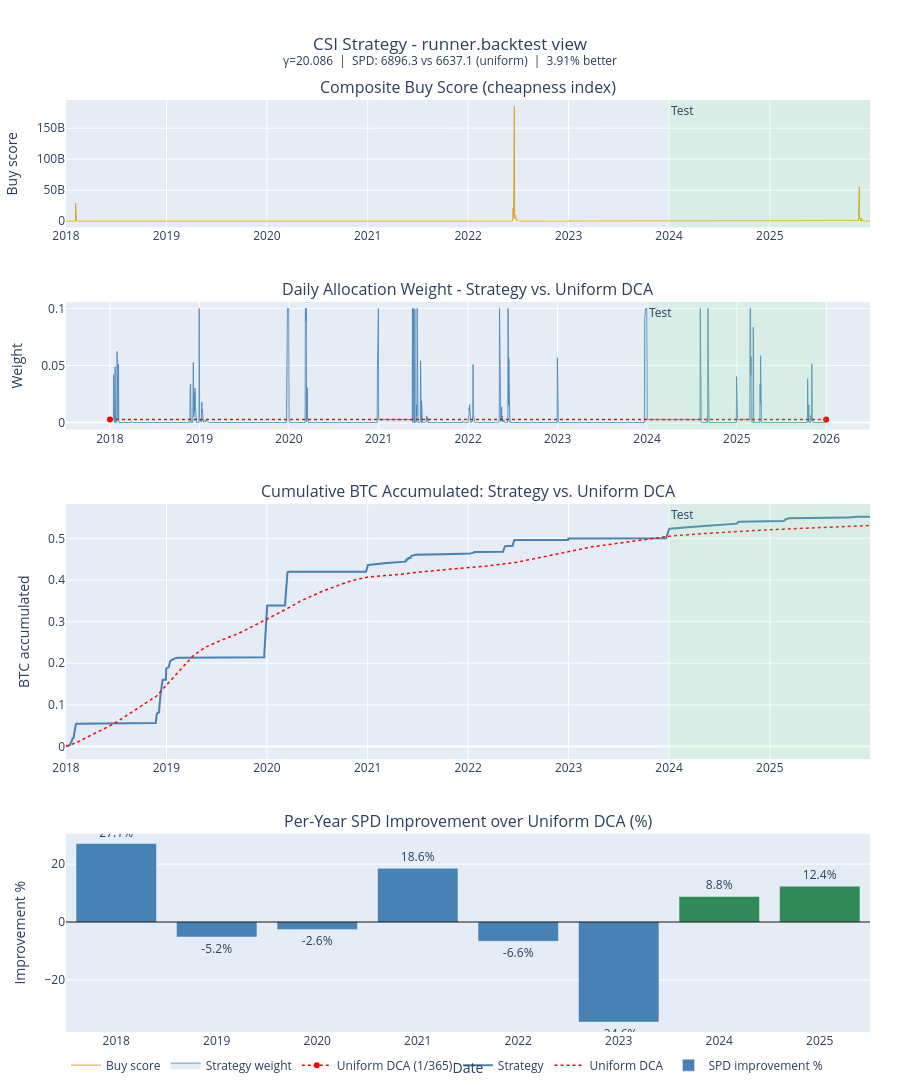

The code cell stored with this chart in its notebook:
### Code cell
from stacksats import UniformStrategy
from src import strategy_utils

csi_yearly      = []
uniform_yearly  = []
uniform_strategy = UniformStrategy()

all_years = sorted(full_eval_df["date"].dt.year.unique())
for year in all_years:
    csi_yr = strategy_utils.export_one_year(csi_strategy, btc_df_pl, year, runner)
    if csi_yr is not None:
        csi_yearly.append(csi_yr)
    uni_yr = strategy_utils.export_one_year(uniform_strategy, btc_df_pl, year, runner)
    if uni_yr is not None:
        uniform_yearly.append(uni_yr)

csi_all     = pl.concat(csi_yearly).rename({"weight": "csi_weight"})
uniform_all = pl.concat(uniform_yearly).rename({"weight": "baseline_weight"})

merged_runner = (
    csi_all.select(["date", "price_usd", "csi_weight"])
    .join(uniform_all.select(["date", "baseline_weight"]), on="date", how="inner")
    .sort("date")
    .with_columns(pl.col("date").cast(pl.Date).dt.year().alias("year"))
)

merged_runner = merged_runner.with_columns([
    (pl.col("csi_weight")      * total_budget_usd).alias("csi_usd"),
    (pl.col("baseline_weight") * total_budget_usd).alias("baseline_usd"),
]).with_columns([
    (pl.col("csi_usd")      / pl.col("price_usd")).alias("btc_accum_csi"),
    (pl.col("baseline_usd") / pl.col("price_usd")).alias("btc_accum_baseline"),
]).with_columns([
    (pl.col("btc_accum_csi")      * 100_000_000).alias("sats_accum_csi"),
    (pl.col("btc_accum_baseline") * 100_000_000).alias("sats_accum_baseline"),
])

# Per-year SPD improvement (Panel 4 equivalent)
spd_by_year = (
    merged_runner
    .group_by("year")
    .agg([
        (pl.col("csi_weight")      / pl.col("price_usd")).sum().alias("spd_csi"),
        (pl.col("baseline_weight") / pl.col("price_usd")).sum().alias("spd_baseline"),
    ])
    .with_columns(((pl.col("spd_csi") / pl.col("spd_baseline") - 1) * 100).alias("improvement_pct"))
    .sort("year")
)

total_dynamic_btc  = merged_runner["btc_accum_csi"].sum()
total_baseline_btc = merged_runner["btc_accum_baseline"].sum()
n_years            = merged_runner["year"].n_unique()
total_spend_usd    = total_budget_usd * n_years

sats_per_dollar_dynamic  = (total_dynamic_btc  / total_spend_usd) * 100_000_000
sats_per_dollar_baseline = (total_baseline_btc / total_spend_usd) * 100_000_000
pct_diff = (total_dynamic_btc - total_baseline_btc) / total_baseline_btc * 100
label    = "better" if pct_diff > 0 else "worse"

print(f"Total BTC, CSI:     {total_dynamic_btc:.6f}  (${total_spend_usd:.0f} deployed)")
print(f"Total BTC, Uniform: {total_baseline_btc:.6f}")
print(f"SPD, CSI:           {sats_per_dollar_dynamic:.2f}")
print(f"SPD, Uniform:       {sats_per_dollar_baseline:.2f}")
print(f"CSI {abs(pct_diff):.2f}% {label} than Uniform")
print(spd_by_year)

# --- Recompute buy scores for Panel 1 (batch, from opt params) ---
runner_scores = compute_scores(full_eval_df, opt_logits, opt_exponent)

plot_pd     = merged_runner.to_pandas()
plot_pd["date"] = pd.to_datetime(plot_pd["date"])
runner_dates    = pd.to_datetime(plot_pd["date"].to_numpy())
runner_weights  = plot_pd["csi_weight"].to_numpy()
runner_prices   = plot_pd["price_usd"].to_numpy()
dca_weight      = 1.0 / WINDOW_SIZE

btc_per_day_strat = runner_weights  * total_budget_usd / runner_prices
btc_per_day_dca   = dca_weight      * total_budget_usd / runner_prices
cum_strat_r = np.cumsum(btc_per_day_strat)
cum_dca_r   = np.cumsum(btc_per_day_dca)

# Bar data from spd_by_year
spd_pd      = spd_by_year.to_pandas().sort_values("year")
bar_labels_r = [str(y) for y in spd_pd["year"]]
bar_colors_r = ["steelblue" if y <= 2023 else "seagreen" for y in spd_pd["year"]]

fig2 = make_subplots(
    rows=4, cols=1,
    subplot_titles=[
        "Composite Buy Score (cheapness index)",
        "Daily Allocation Weight - Strategy vs. Uniform DCA",
        "Cumulative BTC Accumulated: Strategy vs. Uniform DCA",
        "Per-Year SPD Improvement over Uniform DCA (%)",
    ],
    vertical_spacing=0.08,
    row_heights=[0.18, 0.18, 0.36, 0.28],
)

fig2.add_trace(go.Scatter(x=runner_dates, y=runner_scores,
    name="Buy score", line=dict(color="goldenrod", width=1)), row=1, col=1)

fig2.add_trace(go.Scatter(x=runner_dates, y=runner_weights,
    name="Strategy weight", line=dict(color="steelblue", width=0.8),
    fill="tozeroy", fillcolor="rgba(70,130,180,0.15)"), row=2, col=1)
fig2.add_trace(go.Scatter(
    x=[runner_dates.min(), runner_dates.max()], y=[dca_weight, dca_weight],
    name=f"Uniform DCA (1/365)", line=dict(color="red", dash="dot", width=1.5)), row=2, col=1)

fig2.add_trace(go.Scatter(x=runner_dates, y=cum_strat_r,
    name="Strategy", line=dict(color="steelblue", width=2)), row=3, col=1)
fig2.add_trace(go.Scatter(x=runner_dates, y=cum_dca_r,
    name="Uniform DCA", line=dict(color="red", dash="dot", width=1.5)), row=3, col=1)

for row_i in [1, 2, 3]:
    fig2.add_vrect(x0=TEST_START, x1=str(runner_dates.max().date()),
        fillcolor="lightgreen", opacity=0.15, line_width=0,
        annotation_text="Test", annotation_position="top left", row=row_i, col=1)

fig2.add_trace(go.Bar(
    x=bar_labels_r, y=spd_pd["improvement_pct"],
    marker_color=bar_colors_r,
    text=[f"{v:.1f}%" for v in spd_pd["improvement_pct"]],
    textposition="outside", name="SPD improvement %"), row=4, col=1)
fig2.add_hline(y=0, line_color="black", line_width=1, row=4, col=1)

fig2.update_layout(
    title=dict(text=(
        f"CSI Strategy - runner.backtest view<br>"
        f"<sup>γ={opt_exponent:.3f}  |  "
        f"SPD: {sats_per_dollar_dynamic:.1f} vs {sats_per_dollar_baseline:.1f} (uniform)  |  "
        f"{abs(pct_diff):.2f}% {label}</sup>"
    ), x=0.5),
    height=1700,
    legend=dict(orientation="h", y=-0.02),
    margin=dict(l=60, r=30, t=100, b=60),
)
fig2.update_yaxes(title_text="Buy score",        row=1, col=1)
fig2.update_yaxes(title_text="Weight",           row=2, col=1)
fig2.update_yaxes(title_text="BTC accumulated",  row=3, col=1)
fig2.update_yaxes(title_text="Improvement %",    row=4, col=1)
fig2.update_xaxes(title_text="Date",             row=4, col=1)
fig2.show()

### Figure 1 — Plotly figure (JSON) as saved in the notebook; plotly's stock layout.template omitted (floating-point values rounded to 4 significant figures; data arrays with more than 128 entries replaced by an {"elided": "..."} marker saying what was removed)
{"data": [{"line": {"color": "goldenrod", "width": 1}, "name": "Buy score", "type": "scatter", "x": {"elided": "2920 str values"}, "xaxis": "x", "y": {"elided": "2920 float values"}, "yaxis": "y"}, {"fill": "tozeroy", "fillcolor": "rgba(70,130,180,0.15)", "line": {"color": "steelblue", "width": 0.8}, "name": "Strategy weight", "type": "scatter", "x": {"elided": "2920 str values"}, "xaxis": "x2", "y": {"elided": "2920 float values"}, "yaxis": "y2"}, {"line": {"color": "red", "dash": "dot", "width": 1.5}, "name": "Uniform DCA (1/365)", "type": "scatter", "x": ["2018-01-01T00:00:00", "2025-12-31T00:00:00"], "xaxis": "x2", "y": [0.00274, 0.00274], "yaxis": "y2"}, {"line": {"color": "steelblue", "width": 2}, "name": "Strategy", "type": "scatter", "x": {"elided": "2920 str values"}, "xaxis": "x3", "y": {"elided": "2920 float values"}, "yaxis": "y3"}, {"line": {"color": "red", "dash": "dot", "width": 1.5}, "name": "Uniform DCA", "type": "scatter", "x": {"elided": "2920 str values"}, "xaxis": "x3", "y": {"elided": "2920 float values"}, "yaxis": "y3"}, {"marker": {"color": ["steelblue", "steelblue", "steelblue", "steelblue", "steelblue", "steelblue", "seagreen", "seagreen"]}, "name": "SPD improvement %", "text": ["27.1%", "-5.2%", "-2.6%", "18.6%", "-6.6%", "-34.6%", "8.8%", "12.4%"], "textposition": "outside", "type": "bar", "x": ["2018", "2019", "2020", "2021", "2022", "2023", "2024", "2025"], "xaxis": "x4", "y": [27.1, -5.168, -2.563, 18.56, -6.644, -34.58, 8.834, 12.38], "yaxis": "y4"}], "layout": {"annotations": [{"font": {"size": 16}, "showarrow": false, "text": "Composite Buy Score (cheapness index)", "x": 0.5, "xanchor": "center", "xref": "paper", "y": 1, "yanchor": "bottom", "yref": "paper"}, {"font": {"size": 16}, "showarrow": false, "text": "Daily Allocation Weight - Strategy vs. Uniform DCA", "x": 0.5, "xanchor": "center", "xref": "paper", "y": 0.7832, "yanchor": "bottom", "yref": "paper"}, {"font": {"size": 16}, "showarrow": false, "text": "Cumulative BTC Accumulated: Strategy vs. Uniform DCA", "x": 0.5, "xanchor": "center", "xref": "paper", "y": 0.5664, "yanchor": "bottom", "yref": "paper"}, {"font": {"size": 16}, "showarrow": false, "text": "Per-Year SPD Improvement over Uniform DCA (%)", "x": 0.5, "xanchor": "center", "xref": "paper", "y": 0.2128, "yanchor": "bottom", "yref": "paper"}, {"showarrow": false, "text": "Test", "x": "2024-01-01", "xanchor": "left", "xref": "x", "y": 1, "yanchor": "top", "yref": "y domain"}, {"showarrow": false, "text": "Test", "x": "2024-01-01", "xanchor": "left", "xref": "x2", "y": 1, "yanchor": "top", "yref": "y2 domain"}, {"showarrow": false, "text": "Test", "x": "2024-01-01", "xanchor": "left", "xref": "x3", "y": 1, "yanchor": "top", "yref": "y3 domain"}], "height": 1700, "legend": {"orientation": "h", "y": -0.02}, "margin": {"b": 60, "l": 60, "r": 30, "t": 100}, "shapes": [{"fillcolor": "lightgreen", "line": {"width": 0}, "opacity": 0.15, "type": "rect", "x0": "2024-01-01", "x1": "2025-12-31", "xref": "x", "y0": 0, "y1": 1, "yref": "y domain"}, {"fillcolor": "lightgreen", "line": {"width": 0}, "opacity": 0.15, "type": "rect", "x0": "2024-01-01", "x1": "2025-12-31", "xref": "x2", "y0": 0, "y1": 1, "yref": "y2 domain"}, {"fillcolor": "lightgreen", "line": {"width": 0}, "opacity": 0.15, "type": "rect", "x0": "2024-01-01", "x1": "2025-12-31", "xref": "x3", "y0": 0, "y1": 1, "yref": "y3 domain"}, {"line": {"color": "black", "width": 1}, "type": "line", "x0": 0, "x1": 1, "xref": "x4 domain", "y0": 0, "y1": 0, "yref": "y4"}], "title": {"text": "CSI Strategy - runner.backtest view<br><sup>γ=20.086  |  SPD: 6896.3 vs 6637.1 (uniform)  |  3.91% better</sup>", "x": 0.5}, "xaxis": {"anchor": "y", "domain": [0, 1]}, "xaxis2": {"anchor": "y2", "domain": [0, 1]}, "xaxis3": {"anchor": "y3", "domain": [0, 1]}, "xaxis4": {"anchor": "y4", "domain": [0, 1], "title": {"text": "Date"}}, "yaxis": {"anchor": "x", "domain": [0.8632, 1], "title": {"text": "Buy score"}}, "yaxis2": {"anchor": "x2", "domain": [0.6464, 0.7832], "title": {"text": "Weight"}}, "yaxis3": {"anchor": "x3", "domain": [0.2928, 0.5664], "title": {"text": "BTC accumulated"}}, "yaxis4": {"anchor": "x4", "domain": [0, 0.2128], "title": {"text": "Improvement %"}}}}
